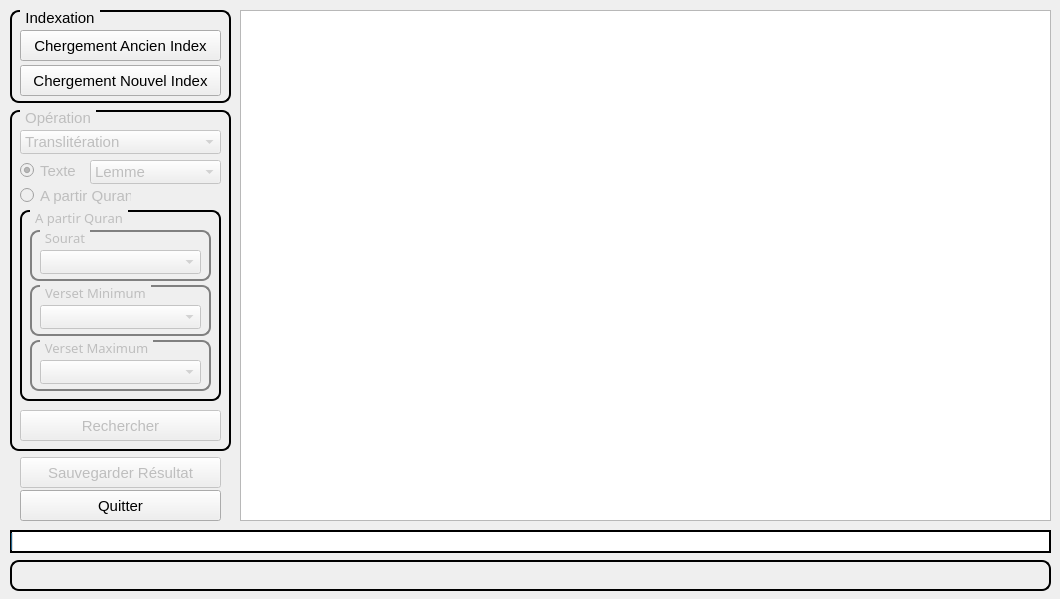
<?xml version="1.0" encoding="UTF-8"?>
<ui version="4.0">
    <class>MainWindow</class>
    <widget class="QMainWindow" name="MainWindow">
        <property name="geometry">
            <rect>
                <x>0</x>
                <y>0</y>
                <width>1060</width>
                <height>599</height>
            </rect>
        </property>
        <property name="minimumSize">
            <size>
                <width>1060</width>
                <height>599</height>
            </size>
        </property>
        <property name="maximumSize">
            <size>
                <width>1060</width>
                <height>599</height>
            </size>
        </property>
        <property name="windowTitle">
            <string>Implémentation d’un outil d’aide à l’analyse stylométrique du Coran</string>
        </property>
        <property name="styleSheet">
            <string notr="true"/>
        </property>
        <widget class="QWidget" name="centralwidget">
            <widget class="QTableWidget" name="tableWidget">
                <property name="geometry">
                    <rect>
                        <x>240</x>
                        <y>10</y>
                        <width>811</width>
                        <height>511</height>
                    </rect>
                </property>
                <property name="styleSheet">
                    <string notr="true">background-image: url(:/images/imgQuran.png);</string>
                </property>
                <property name="editTriggers">
                    <set>QAbstractItemView::NoEditTriggers</set>
                </property>
                <attribute name="horizontalHeaderDefaultSectionSize">
                    <number>100</number>
                </attribute>
                <attribute name="verticalHeaderDefaultSectionSize">
                    <number>30</number>
                </attribute>
            </widget>
            <widget class="QProgressBar" name="progressBar">
                <property name="geometry">
                    <rect>
                        <x>10</x>
                        <y>530</y>
                        <width>1041</width>
                        <height>23</height>
                    </rect>
                </property>
                <property name="styleSheet">
                    <string notr="true">QProgressBar {
                        border: 2px solid black;
                        }
                    </string>
                </property>
                <property name="value">
                    <number>0</number>
                </property>
                <property name="textVisible">
                    <bool>false</bool>
                </property>
            </widget>
            <widget class="QLabel" name="label">
                <property name="geometry">
                    <rect>
                        <x>10</x>
                        <y>560</y>
                        <width>1041</width>
                        <height>31</height>
                    </rect>
                </property>
                <property name="font">
                    <font>
                        <family>Microsoft YaHei</family>
                        <pointsize>11</pointsize>
                    </font>
                </property>
                <property name="styleSheet">
                    <string notr="true">QLabel {
                        border: 2px solid black;
                        border-radius: 9px;
                        }
                    </string>
                </property>
                <property name="text">
                    <string/>
                </property>
            </widget>
            <widget class="QGroupBox" name="gbIndexation">
                <property name="geometry">
                    <rect>
                        <x>10</x>
                        <y>10</y>
                        <width>221</width>
                        <height>93</height>
                    </rect>
                </property>
                <property name="font">
                    <font>
                        <pointsize>11</pointsize>
                    </font>
                </property>
                <property name="styleSheet">
                    <string notr="true">QGroupBox {
                        border: 2px solid black;
                        border-radius: 9px;
                        margin-top: 0.5em;
                        }
                        QGroupBox::title {
                        subcontrol-origin: margin;
                        left: 10px;
                        padding: -2 3px 0 3px;
                        }
                    </string>
                </property>
                <property name="title">
                    <string>Indexation</string>
                </property>
                <widget class="QPushButton" name="pbNewRecharge">
                    <property name="geometry">
                        <rect>
                            <x>10</x>
                            <y>55</y>
                            <width>201</width>
                            <height>31</height>
                        </rect>
                    </property>
                    <property name="font">
                        <font>
                            <pointsize>11</pointsize>
                        </font>
                    </property>
                    <property name="text">
                        <string>Chergement Nouvel Index</string>
                    </property>
                </widget>
                <widget class="QPushButton" name="pbOldRecharge">
                    <property name="geometry">
                        <rect>
                            <x>10</x>
                            <y>20</y>
                            <width>201</width>
                            <height>31</height>
                        </rect>
                    </property>
                    <property name="font">
                        <font>
                            <pointsize>11</pointsize>
                        </font>
                    </property>
                    <property name="text">
                        <string>Chergement Ancien Index</string>
                    </property>
                </widget>
            </widget>
            <widget class="QGroupBox" name="gbOperation">
                <property name="enabled">
                    <bool>false</bool>
                </property>
                <property name="geometry">
                    <rect>
                        <x>10</x>
                        <y>110</y>
                        <width>221</width>
                        <height>341</height>
                    </rect>
                </property>
                <property name="font">
                    <font>
                        <pointsize>11</pointsize>
                    </font>
                </property>
                <property name="styleSheet">
                    <string notr="true">QGroupBox {
                        border: 2px solid black;
                        border-radius: 9px;
                        margin-top: 0.5em;
                        }
                        QGroupBox::title {
                        subcontrol-origin: margin;
                        left: 10px;
                        padding: -2 3px 0 3px;
                        }
                    </string>
                </property>
                <property name="title">
                    <string>Opération</string>
                </property>
                <widget class="QComboBox" name="cbOperation">
                    <property name="geometry">
                        <rect>
                            <x>10</x>
                            <y>20</y>
                            <width>201</width>
                            <height>24</height>
                        </rect>
                    </property>
                    <property name="font">
                        <font>
                            <pointsize>11</pointsize>
                        </font>
                    </property>
                    <item>
                        <property name="text">
                            <string>Translitération</string>
                        </property>
                    </item>
                    <item>
                        <property name="text">
                            <string>Concordanceur</string>
                        </property>
                    </item>
                    <item>
                        <property name="text">
                            <string>Histogramme</string>
                        </property>
                    </item>
                    <item>
                        <property name="text">
                            <string>Ahkaam Encoding</string>
                        </property>
                    </item>
                </widget>
                <widget class="QRadioButton" name="rbFromTexte">
                    <property name="geometry">
                        <rect>
                            <x>10</x>
                            <y>50</y>
                            <width>121</width>
                            <height>21</height>
                        </rect>
                    </property>
                    <property name="font">
                        <font>
                            <pointsize>11</pointsize>
                        </font>
                    </property>
                    <property name="text">
                        <string>Texte</string>
                    </property>
                    <property name="checkable">
                        <bool>true</bool>
                    </property>
                    <property name="checked">
                        <bool>true</bool>
                    </property>
                </widget>
                <widget class="QGroupBox" name="gbAPartirQuran">
                    <property name="geometry">
                        <rect>
                            <x>10</x>
                            <y>100</y>
                            <width>201</width>
                            <height>191</height>
                        </rect>
                    </property>
                    <property name="font">
                        <font>
                            <family>Microsoft JhengHei</family>
                            <pointsize>10</pointsize>
                        </font>
                    </property>
                    <property name="autoFillBackground">
                        <bool>false</bool>
                    </property>
                    <property name="styleSheet">
                        <string notr="true">QGroupBox {
                            border: 2px solid black;
                            border-radius: 9px;
                            margin-top: 0.5em;
                            }
                            QGroupBox::title {
                            subcontrol-origin: margin;
                            left: 10px;
                            padding: -2 3px 0 3px;
                            }
                        </string>
                    </property>
                    <property name="title">
                        <string>A partir Quran</string>
                    </property>
                    <property name="checkable">
                        <bool>false</bool>
                    </property>
                    <property name="checked">
                        <bool>false</bool>
                    </property>
                    <widget class="QGroupBox" name="gbSourat">
                        <property name="geometry">
                            <rect>
                                <x>10</x>
                                <y>20</y>
                                <width>181</width>
                                <height>51</height>
                            </rect>
                        </property>
                        <property name="font">
                            <font>
                                <family>Microsoft JhengHei</family>
                                <pointsize>10</pointsize>
                            </font>
                        </property>
                        <property name="autoFillBackground">
                            <bool>false</bool>
                        </property>
                        <property name="styleSheet">
                            <string notr="true">QGroupBox {
                                border: 2px solid gray;
                                border-radius: 9px;
                                margin-top: 0.5em;
                                }
                                QGroupBox::title {
                                subcontrol-origin: margin;
                                left: 10px;
                                padding: -2 3px 0 3px;
                                }
                            </string>
                        </property>
                        <property name="title">
                            <string>Sourat</string>
                        </property>
                        <property name="checkable">
                            <bool>false</bool>
                        </property>
                        <property name="checked">
                            <bool>false</bool>
                        </property>
                        <widget class="QComboBox" name="cbNomSourat">
                            <property name="geometry">
                                <rect>
                                    <x>10</x>
                                    <y>20</y>
                                    <width>161</width>
                                    <height>24</height>
                                </rect>
                            </property>
                            <property name="font">
                                <font>
                                    <pointsize>11</pointsize>
                                </font>
                            </property>
                        </widget>
                    </widget>
                    <widget class="QGroupBox" name="gbVersetMin">
                        <property name="geometry">
                            <rect>
                                <x>10</x>
                                <y>75</y>
                                <width>181</width>
                                <height>51</height>
                            </rect>
                        </property>
                        <property name="font">
                            <font>
                                <family>Microsoft JhengHei</family>
                                <pointsize>10</pointsize>
                            </font>
                        </property>
                        <property name="autoFillBackground">
                            <bool>false</bool>
                        </property>
                        <property name="styleSheet">
                            <string notr="true">QGroupBox {
                                border: 2px solid gray;
                                border-radius: 9px;
                                margin-top: 0.5em;
                                }
                                QGroupBox::title {
                                subcontrol-origin: margin;
                                left: 10px;
                                padding: -2 3px 0 3px;
                                }
                            </string>
                        </property>
                        <property name="title">
                            <string>Verset Minimum</string>
                        </property>
                        <property name="checkable">
                            <bool>false</bool>
                        </property>
                        <property name="checked">
                            <bool>false</bool>
                        </property>
                        <widget class="QComboBox" name="cbVersetMin">
                            <property name="geometry">
                                <rect>
                                    <x>10</x>
                                    <y>20</y>
                                    <width>161</width>
                                    <height>24</height>
                                </rect>
                            </property>
                            <property name="font">
                                <font>
                                    <pointsize>11</pointsize>
                                </font>
                            </property>
                        </widget>
                    </widget>
                    <widget class="QGroupBox" name="gbVersetMax">
                        <property name="geometry">
                            <rect>
                                <x>10</x>
                                <y>130</y>
                                <width>181</width>
                                <height>51</height>
                            </rect>
                        </property>
                        <property name="font">
                            <font>
                                <family>Microsoft JhengHei</family>
                                <pointsize>10</pointsize>
                            </font>
                        </property>
                        <property name="autoFillBackground">
                            <bool>false</bool>
                        </property>
                        <property name="styleSheet">
                            <string notr="true">QGroupBox {
                                border: 2px solid gray;
                                border-radius: 9px;
                                margin-top: 0.5em;
                                }
                                QGroupBox::title {
                                subcontrol-origin: margin;
                                left: 10px;
                                padding: -2 3px 0 3px;
                                }
                            </string>
                        </property>
                        <property name="title">
                            <string>Verset Maximum</string>
                        </property>
                        <property name="checkable">
                            <bool>false</bool>
                        </property>
                        <property name="checked">
                            <bool>false</bool>
                        </property>
                        <widget class="QComboBox" name="cbVersetMax">
                            <property name="geometry">
                                <rect>
                                    <x>10</x>
                                    <y>20</y>
                                    <width>161</width>
                                    <height>24</height>
                                </rect>
                            </property>
                            <property name="font">
                                <font>
                                    <pointsize>11</pointsize>
                                </font>
                            </property>
                        </widget>
                    </widget>
                </widget>
                <widget class="QRadioButton" name="rbFromQuran">
                    <property name="geometry">
                        <rect>
                            <x>10</x>
                            <y>75</y>
                            <width>111</width>
                            <height>21</height>
                        </rect>
                    </property>
                    <property name="font">
                        <font>
                            <pointsize>11</pointsize>
                        </font>
                    </property>
                    <property name="text">
                        <string>A partir Quran</string>
                    </property>
                </widget>
                <widget class="QPushButton" name="pbRequete">
                    <property name="enabled">
                        <bool>false</bool>
                    </property>
                    <property name="geometry">
                        <rect>
                            <x>10</x>
                            <y>300</y>
                            <width>201</width>
                            <height>31</height>
                        </rect>
                    </property>
                    <property name="font">
                        <font>
                            <pointsize>11</pointsize>
                        </font>
                    </property>
                    <property name="text">
                        <string>Rechercher</string>
                    </property>
                </widget>
                <widget class="QComboBox" name="cbTypeSearch">
                    <property name="geometry">
                        <rect>
                            <x>80</x>
                            <y>50</y>
                            <width>131</width>
                            <height>24</height>
                        </rect>
                    </property>
                    <property name="font">
                        <font>
                            <pointsize>11</pointsize>
                        </font>
                    </property>
                    <item>
                        <property name="text">
                            <string>Lemme</string>
                        </property>
                    </item>
                    <item>
                        <property name="text">
                            <string>Root</string>
                        </property>
                    </item>
                    <item>
                        <property name="text">
                            <string>Lemme et Root</string>
                        </property>
                    </item>
                </widget>
            </widget>
            <widget class="QPushButton" name="pbSave">
                <property name="enabled">
                    <bool>false</bool>
                </property>
                <property name="geometry">
                    <rect>
                        <x>20</x>
                        <y>457</y>
                        <width>201</width>
                        <height>31</height>
                    </rect>
                </property>
                <property name="font">
                    <font>
                        <pointsize>11</pointsize>
                    </font>
                </property>
                <property name="text">
                    <string>Sauvegarder Résultat</string>
                </property>
            </widget>
            <widget class="QPushButton" name="pbQuitter">
                <property name="geometry">
                    <rect>
                        <x>20</x>
                        <y>490</y>
                        <width>201</width>
                        <height>31</height>
                    </rect>
                </property>
                <property name="font">
                    <font>
                        <pointsize>11</pointsize>
                    </font>
                </property>
                <property name="text">
                    <string>Quitter</string>
                </property>
            </widget>
        </widget>
        <action name="actionBooleen">
            <property name="text">
                <string>Booleen</string>
            </property>
        </action>
        <action name="actionVectoriel">
            <property name="text">
                <string>Vectoriel</string>
            </property>
        </action>
        <action name="actionIndex">
            <property name="text">
                <string>Index</string>
            </property>
            <property name="toolTip">
                <string>Afficher index</string>
            </property>
        </action>
        <action name="actionInverse">
            <property name="text">
                <string>Inverse</string>
            </property>
            <property name="toolTip">
                <string>Afficher Inverse</string>
            </property>
        </action>
    </widget>
    <resources>
        <include location="imgQuran.qrc"/>
    </resources>
    <connections>
        <connection>
            <sender>pbOldRecharge</sender>
            <signal>clicked()</signal>
            <receiver>gbOperation</receiver>
            <slot>show()</slot>
            <hints>
                <hint type="sourcelabel">
                    <x>90</x>
                    <y>43</y>
                </hint>
                <hint type="destinationlabel">
                    <x>70</x>
                    <y>115</y>
                </hint>
            </hints>
        </connection>
    </connections>
</ui>
